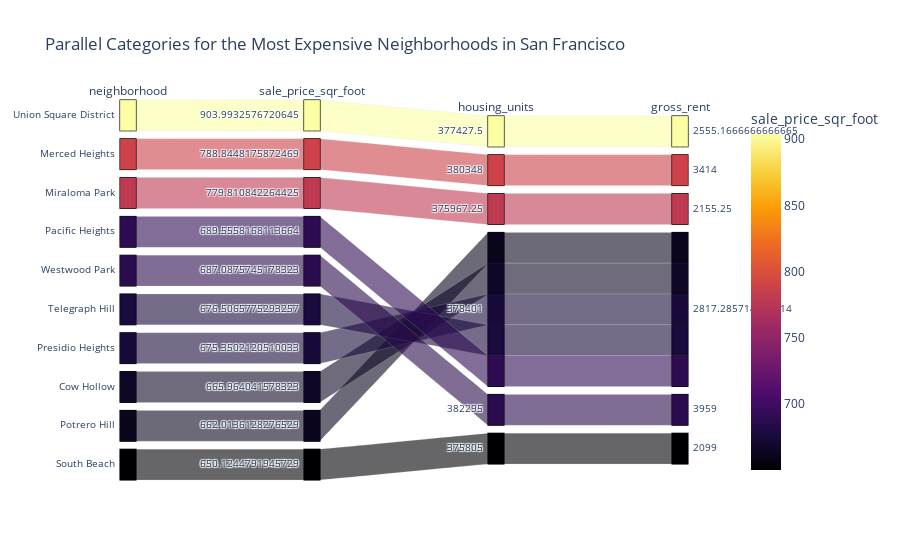

Notebook code cell kept with this figure:
### Markdown cell above
### Create a parallel coordinates plot and parallel categories plot of most expensive neighborhoods in San Francisco per year

### Code cell
# Parallel Categories Plot
px.parallel_categories(top_10_df, 
color = "sale_price_sqr_foot",
# width = 1000,
# height = 300,
# dimensions = ["neighborhood", "sale_price_sqr_foot", "housing_units", "gross_rent"],
color_continuous_scale = px.colors.sequential.Inferno,
title = "Parallel Categories for the Most Expensive Neighborhoods in San Francisco"
)

### Figure 1 — Plotly figure (JSON) as saved in the notebook; plotly's stock layout.template omitted (floating-point values rounded to 4 significant figures)
{"data": [{"dimensions": [{"label": "neighborhood", "values": ["Union Square District", "Merced Heights", "Miraloma Park", "Pacific Heights", "Westwood Park", "Telegraph Hill", "Presidio Heights", "Cow Hollow", "Potrero Hill", "South Beach"]}, {"label": "sale_price_sqr_foot", "values": [904.0, 788.8, 779.8, 689.6, 687.1, 676.5, 675.4, 666.0, 662.0, 650.1]}, {"label": "housing_units", "values": [377400.0, 380348, 376000.0, 378401, 382295, 378401, 378401, 378401, 378401, 375805]}, {"label": "gross_rent", "values": [2555.0, 3414, 2155.0, 2817.0, 3959, 2817.0, 2817.0, 2817.0, 2817.0, 2099]}], "domain": {"x": [0, 1], "y": [0, 1]}, "line": {"color": [904.0, 788.8, 779.8, 689.6, 687.1, 676.5, 675.4, 666.0, 662.0, 650.1], "coloraxis": "coloraxis"}, "name": "", "type": "parcats"}], "layout": {"coloraxis": {"colorbar": {"title": {"text": "sale_price_sqr_foot"}}, "colorscale": [[0, "#000004"], [0.1111, "#1b0c41"], [0.2222, "#4a0c6b"], [0.3333, "#781c6d"], [0.4444, "#a52c60"], [0.5556, "#cf4446"], [0.6667, "#ed6925"], [0.7778, "#fb9b06"], [0.8889, "#f7d13d"], [1, "#fcffa4"]]}, "legend": {"tracegroupgap": 0}, "title": {"text": "Parallel Categories for the Most Expensive Neighborhoods in San Francisco"}}}
